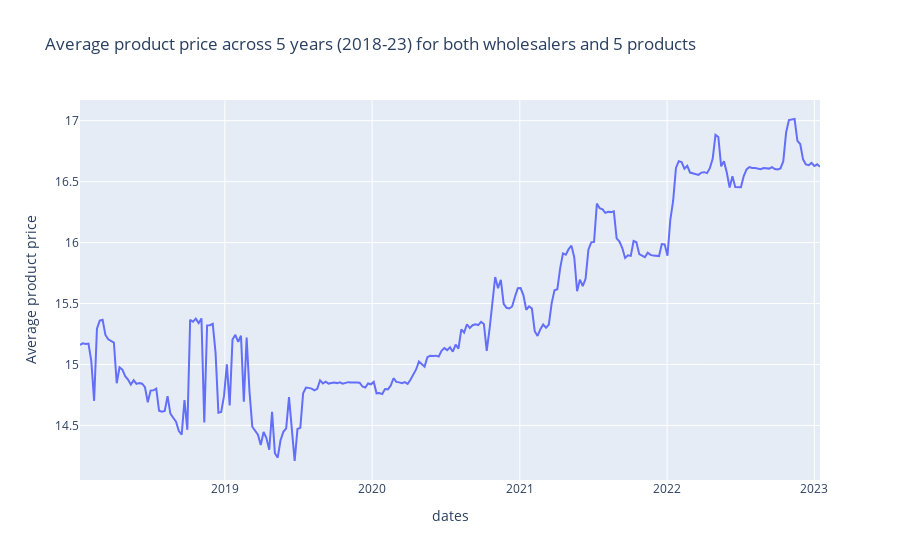
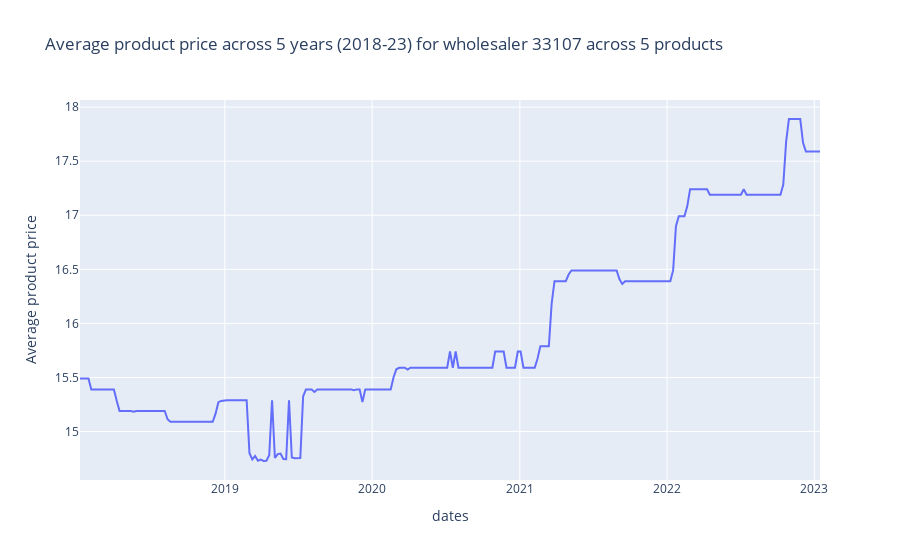
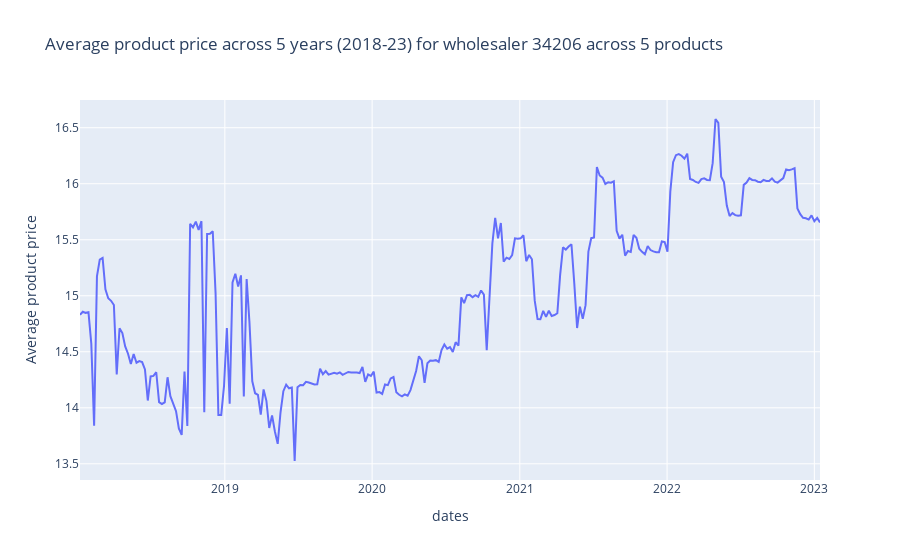
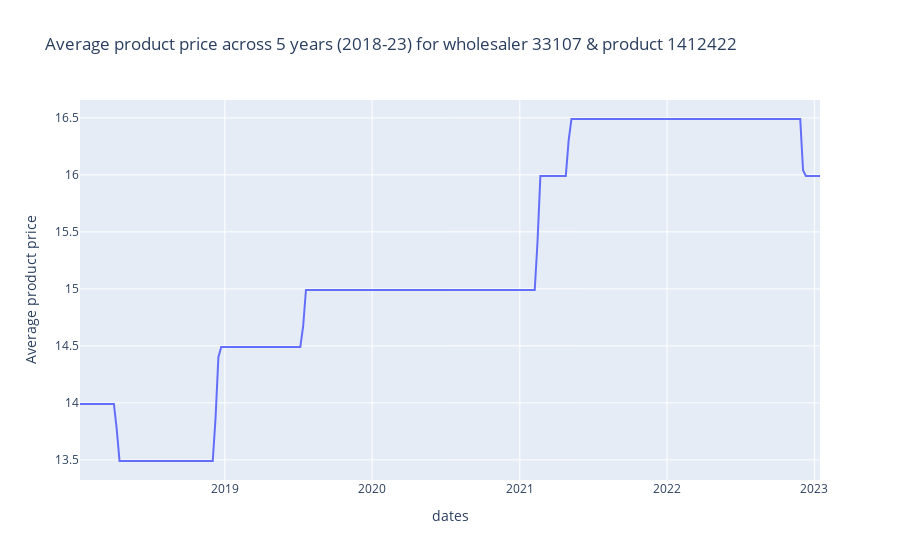

Source (notebook cell) for these figures, in order:
### Code cell
generate_eda_price(df)

### Figure 1 — Plotly figure (JSON) as saved in the notebook; plotly's stock layout.template omitted (floating-point values rounded to 4 significant figures; data arrays with more than 128 entries replaced by an {"elided": "..."} marker saying what was removed)
{"data": [{"hovertemplate": "dates=%{x}<br>Average product price=%{y}<extra></extra>", "legendgroup": "", "line": {"color": "#636efa", "dash": "solid"}, "marker": {"symbol": "circle"}, "mode": "lines", "name": "", "orientation": "v", "showlegend": false, "type": "scatter", "x": {"elided": "263 str values"}, "xaxis": "x", "y": {"elided": "263 float values"}, "yaxis": "y"}], "layout": {"legend": {"tracegroupgap": 0}, "title": {"text": "Average product price across 5 years (2018-23) for both wholesalers and 5 products"}, "xaxis": {"anchor": "y", "domain": [0, 1], "title": {"text": "dates"}}, "yaxis": {"anchor": "x", "domain": [0, 1], "title": {"text": "Average product price"}}}}

### Figure 2 — Plotly figure (JSON) as saved in the notebook; plotly's stock layout.template omitted (floating-point values rounded to 4 significant figures; data arrays with more than 128 entries replaced by an {"elided": "..."} marker saying what was removed)
{"data": [{"hovertemplate": "dates=%{x}<br>Average product price=%{y}<extra></extra>", "legendgroup": "", "line": {"color": "#636efa", "dash": "solid"}, "marker": {"symbol": "circle"}, "mode": "lines", "name": "", "orientation": "v", "showlegend": false, "type": "scatter", "x": {"elided": "263 str values"}, "xaxis": "x", "y": {"elided": "263 float values"}, "yaxis": "y"}], "layout": {"legend": {"tracegroupgap": 0}, "title": {"text": "Average product price across 5 years (2018-23) for wholesaler 33107 across 5 products"}, "xaxis": {"anchor": "y", "domain": [0, 1], "title": {"text": "dates"}}, "yaxis": {"anchor": "x", "domain": [0, 1], "title": {"text": "Average product price"}}}}

### Figure 3 — Plotly figure (JSON) as saved in the notebook; plotly's stock layout.template omitted (floating-point values rounded to 4 significant figures; data arrays with more than 128 entries replaced by an {"elided": "..."} marker saying what was removed)
{"data": [{"hovertemplate": "dates=%{x}<br>Average product price=%{y}<extra></extra>", "legendgroup": "", "line": {"color": "#636efa", "dash": "solid"}, "marker": {"symbol": "circle"}, "mode": "lines", "name": "", "orientation": "v", "showlegend": false, "type": "scatter", "x": {"elided": "263 str values"}, "xaxis": "x", "y": {"elided": "263 float values"}, "yaxis": "y"}], "layout": {"legend": {"tracegroupgap": 0}, "title": {"text": "Average product price across 5 years (2018-23) for wholesaler 34206 across 5 products"}, "xaxis": {"anchor": "y", "domain": [0, 1], "title": {"text": "dates"}}, "yaxis": {"anchor": "x", "domain": [0, 1], "title": {"text": "Average product price"}}}}

### Figure 4 — Plotly figure (JSON) as saved in the notebook; plotly's stock layout.template omitted (floating-point values rounded to 4 significant figures; data arrays with more than 128 entries replaced by an {"elided": "..."} marker saying what was removed)
{"data": [{"hovertemplate": "dates=%{x}<br>Average product price=%{y}<extra></extra>", "legendgroup": "", "line": {"color": "#636efa", "dash": "solid"}, "marker": {"symbol": "circle"}, "mode": "lines", "name": "", "orientation": "v", "showlegend": false, "type": "scatter", "x": {"elided": "262 str values"}, "xaxis": "x", "y": {"elided": "262 float values"}, "yaxis": "y"}], "layout": {"legend": {"tracegroupgap": 0}, "title": {"text": "Average product price across 5 years (2018-23) for wholesaler 33107 & product 1412422"}, "xaxis": {"anchor": "y", "domain": [0, 1], "title": {"text": "dates"}}, "yaxis": {"anchor": "x", "domain": [0, 1], "title": {"text": "Average product price"}}}}
